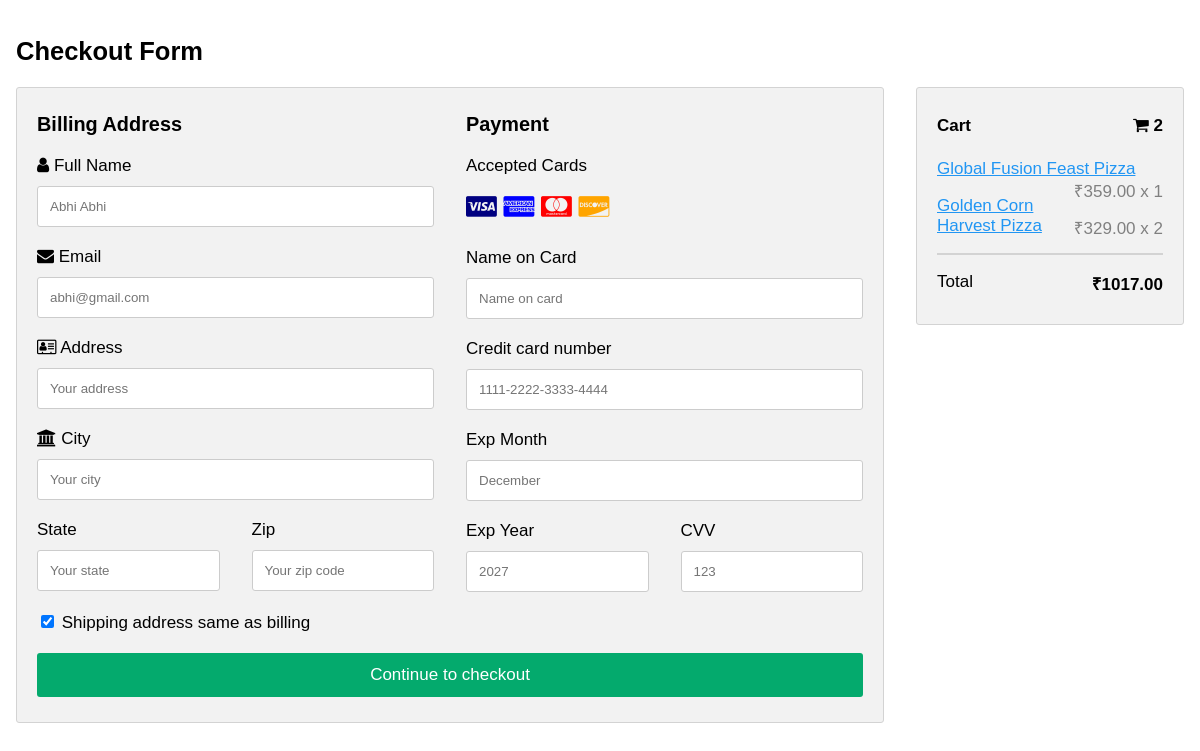
Page /payment/ (signed in) on the committed database.
### customer/models.py (models this page shows, shortened)
class CartItem(models.Model):
    cart = models.ForeignKey(Cart, related_name='items', on_delete=models.CASCADE, default=1)  # Assuming default cart ID 1 exists
    food_item = models.ForeignKey(FoodItem, on_delete=models.CASCADE)
    quantity = models.PositiveIntegerField(default=1)
    def get_total_price(self):
        return self.food_item.price * self.quantity

### restuarant/models.py (models this page shows, shortened)
class FoodItem(models.Model):
    name = models.CharField(max_length=100)
    description = models.TextField()
    price = models.DecimalField(max_digits=10, decimal_places=2)
    restaurant = models.ForeignKey(Restaurant, related_name='food_items', on_delete=models.CASCADE)

### customer/views.py (the view)
# urls.py: path('payment/', views.payment, name='payment'),
@login_required
def payment(request):
    cart, created = Cart.objects.get_or_create(user=request.user, is_active=True)
    cart_items = cart.items.all()
    total_price = sum(item.get_total_price() for item in cart_items)
    return render(request, 'user/payment.html', {
        'cart_items': cart_items,
        'total_price': total_price,
        'user': request.user,
    })

### customer/templates/user/payment.html (shortened to what this page needs)
{% load static %}
<!DOCTYPE html>
<html lang="en">
<head>
<link rel="stylesheet" href="https://cdnjs.cloudflare.com/ajax/libs/font-awesome/4.7.0/css/font-awesome.min.css">
<link rel="stylesheet" href="{% static 'css/payment.css' %}">
</head>
<body>
<h2>Checkout Form</h2>
<div class="row">
  <div class="col-75">
    <div class="container">
      <form action="{% url 'successful_payment' %}" method="POST">
        <div class="row">
          <div class="col-50">
            <h3>Billing Address</h3>
            <label for="fname"><i class="fa fa-user"></i> Full Name</label>
            <input type="text" id="fname" name="firstname" placeholder="{{ user.get_full_name }}" required>
            <label for="email"><i class="fa fa-envelope"></i> Email</label>
            <input type="email" id="email" name="email" placeholder="{{ user.email }}" required>
            <label for="adr"><i class="fa fa-address-card-o"></i> Address</label>
            <input type="text" id="adr" name="address" placeholder="Your address" required>
            <label for="city"><i class="fa fa-institution"></i> City</label>
            <input type="text" id="city" name="city" placeholder="Your city" required>
            <div class="row">
              <div class="col-50">
                <label for="state">State</label>
                <input type="text" id="state" name="state" placeholder="Your state" required>
              </div>
              <div class="col-50">
                <label for="zip">Zip</label>
                <input type="text" id="zip" name="zip" placeholder="Your zip code" required>
              </div>
            </div>
          </div>
          <div class="col-50">
            <h3>Payment</h3>
            <label for="fname">Accepted Cards</label>
            <div class="icon-container">
              <i class="fa fa-cc-visa" style="color:navy;"></i>
              <i class="fa fa-cc-amex" style="color:blue;"></i>
              <i class="fa fa-cc-mastercard" style="color:red;"></i>
              <i class="fa fa-cc-discover" style="color:orange;"></i>
            </div>
            <label for="cname">Name on Card</label>
            <input type="text" id="cname" name="cardname" placeholder="Name on card" required>
            <label for="ccnum">Credit card number</label>
            <input type="text" id="ccnum" name="cardnumber" placeholder="1111-2222-3333-4444" required>
            <label for="expmonth">Exp Month</label>
            <input type="text" id="expmonth" name="expmonth" placeholder="December" required>
            <div class="row">
              <div class="col-50">
                <label for="expyear">Exp Year</label>
                <input type="text" id="expyear" name="expyear" placeholder="2027" required>
              </div>
              <div class="col-50">
                <label for="cvv">CVV</label>
                <input type="text" id="cvv" name="cvv" placeholder="123" required>
              </div>
            </div>
          </div>
        </div>
        <label>
          <input type="checkbox" checked="checked" name="sameadr"> Shipping address same as billing
        </label>
        <input type="submit" value="Continue to checkout" class="btn">
      </form>
    </div>
  </div>
  <div class="col-25">
    <div class="container">
      <h4>Cart <span class="price" style="color:black"><i class="fa fa-shopping-cart"></i> <b>{{ cart_items|length }}</b></span></h4>
      {% for item in cart_items %}
      <p><a href="#">{{ item.food_item.name }}</a> <span class="price">₹{{ item.food_item.price }} x {{ item.quantity }}</span></p>
      {% endfor %}
      <hr>
      <p>Total <span class="price" style="color:black"><b>₹{{ total_price }}</b></span></p>
    </div>
  </div>
</div>
</body>
</html>

### customer/static/css/payment.css (style rules this page uses)
body { font-family: Arial; font-size: 17px; padding: 8px; }
* { box-sizing: border-box; }
.row { display: -ms-flexbox; display: flex; -ms-flex-wrap: wrap; flex-wrap: wrap; margin: 0 -16px; }
.col-25 { -ms-flex: 25%; flex: 25%; }
.col-50 { -ms-flex: 50%; flex: 50%; }
.col-75 { -ms-flex: 75%; flex: 75%; }
.col-25, .col-50, .col-75 { padding: 0 16px; }
.container { background-color: #f2f2f2; padding: 5px 20px 15px 20px; border: 1px solid lightgrey; border-radius: 3px; }
input[type=text], input[type=email] { width: 100%; margin-bottom: 20px; padding: 12px; border: 1px solid #ccc; border-radius: 3px; }
label { margin-bottom: 10px; display: block; }
.icon-container { margin-bottom: 20px; padding: 7px 0; font-size: 24px; }
.btn { background-color: #04AA6D; color: white; padding: 12px; margin: 10px 0; border: none; width: 100%; border-radius: 3px; cursor: pointer; font-size: 17px; }
a { color: #2196F3; }
hr { border: 1px solid lightgrey; }
span.price { float: right; color: grey; }

### rows in the picture
CartItem: food_item.name "Global Fusion Feast Pizza", food_item.price "359.00", quantity "1"
CartItem: food_item.name "Golden Corn Harvest Pizza", food_item.price "329.00", quantity "2"

### other values in the picture
{{ cart_items|length }} "2"
{{ total_price }} "1017.00"
